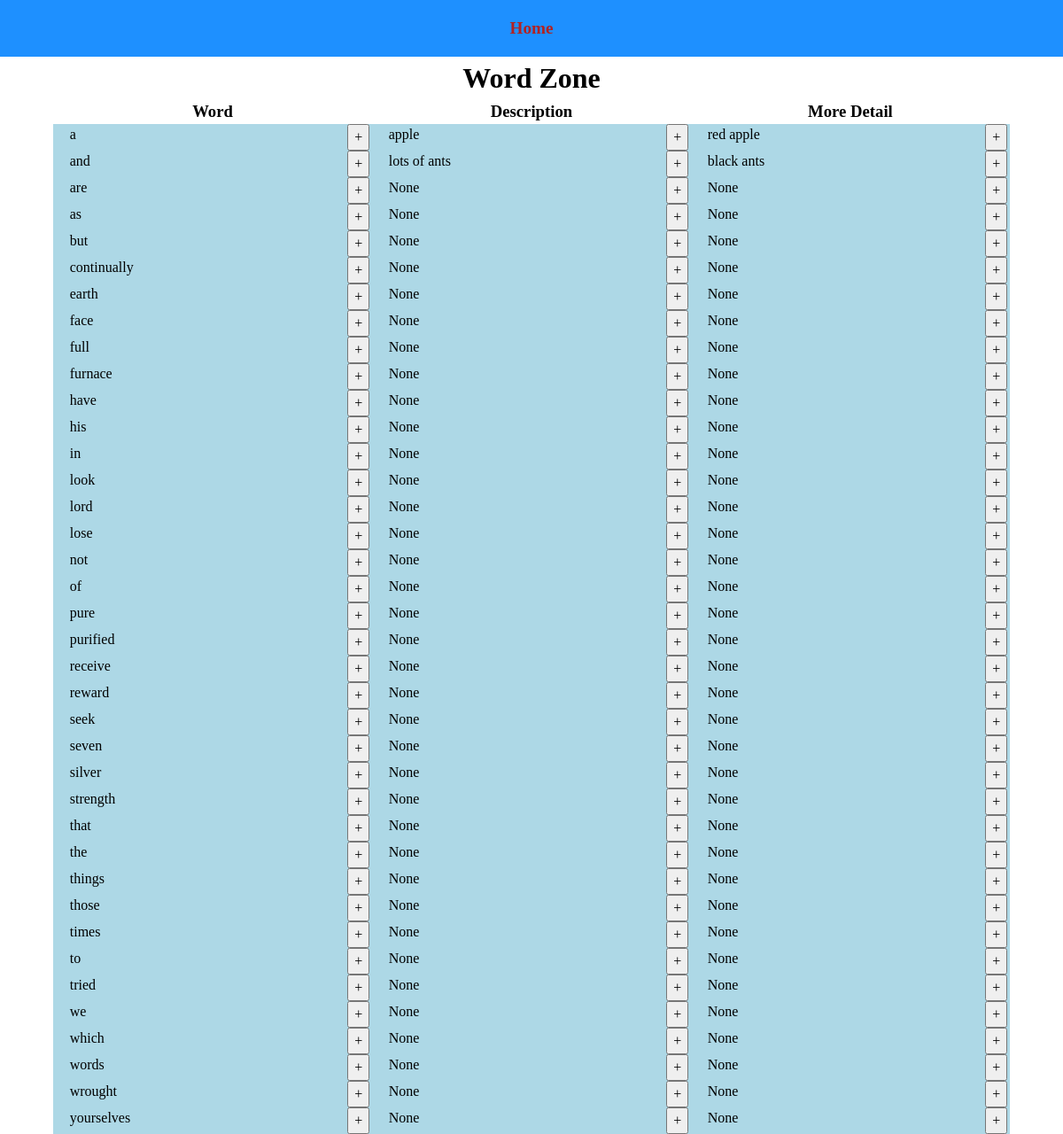
Screenshot of /mp/word with the database file from the repository.
### mp/models.py (models this page shows, shortened)
class Word(models.Model):
    name = models.CharField(max_length=100, blank=True, null=True)
    description = models.CharField(max_length=500, blank=True, null=True)
    detailed = models.CharField(max_length=500, blank=True, null=True)
    updated = models.DateTimeField(default=timezone.now())
    created = models.DateTimeField(auto_now_add=True)
    class Meta:
        ordering = ['name']

### mp/views.py (the view)
# urls.py: path('word', word, name='mp_word'),
def word(request):
    words = Word.objects.all()
    form = WordForm()
    context = {'words': words, 'form': form,}
    response = render(request, 'mp/mp_word.html', context)
    return response

### mp/templates/mp/mp_word.html (shortened to what this page needs)
{% extends 'basic1.html' %}
{% load static %}
{% block title %}
<link rel="stylesheet" href="{% static 'mp/mp_word.css' %}">
{% endblock title %}
{% block content %}
<h1>Word Zone</h1>
<div class="word_zone">
    <div class="container">
        <div class="word_place">
            <div class="word_title_place">
                <h3>Word</h3>
                <h3>Description</h3>
                <h3>More Detail</h3>
            </div>
            {% for word in words %}
            <div class="word_area">
                <form class="form" action="" method="POST">
                    <div class="word guide">
                        <p>{{word.name}}</p>
                        <button class='btn' name='word'>+</button>
                    </div>
                    <div class="description guide">
                        <p>{{word.description}}</p>
                        <button class="btn" name="description"> +</button>
                    </div>
                    <div class="detailed guide">
                        <p>{{word.detailed}}</p>
                        <button class="btn" name="detailed"> + </button>
                    </div>
                </form>
            </div>
            {% endfor %}
        </div>
    </div>
</div>
{% endblock content %}

### base/templates/basic1.html (shortened to what this page needs)
<!DOCTYPE html>
{% load static %}
<html lang="en">
<head>
<link rel="stylesheet" href="{% static 'basic1.css' %}">
<link rel="stylesheet" href="{% static 'basic2.css' %}">
  {% block title %}
  {% endblock title %}
</head>
<body>
  <header>
    <div class="header_area">
      <a href="{% url 'home' %}" class="header_link">
        Home
      </a>
    </div>
  </header>
  {% block content %}
  {% endblock content %}
</body>
</html>

### base/static/basic1.css (style rules this page uses)
*, *::before, *::after { box-sizing: border-box; }
body, h1, h2, h3, h4, p, figure, blockquote, dl, dd { margin: 0; }
body { min-height: 100vh; text-rendering: optimizeSpeed; line-height: 1.5; }
input, button, textarea, select { font: inherit; }
:root { --bg1: #1E90FF; --bg2: #00FFFF; --bg3: #6495ED; --link-l: #B22222; --link-h: #FF0000; --link-a: #8B0000; --link-a-bg: #F08080; }
a:link, a:visited { color: var(--link-l); text-decoration: none; }
.header_area { text-align: center; background-color: var(--bg1); padding: 1.1rem; }
.header_link { font-size: 1.2rem; font-weight: 900; padding: 0.5rem; }
.container { margin-left: auto; margin-right: auto; width: 90%; }

### mp/static/mp/mp_word.css (style rules this page uses)
h1 { text-align: center; }
.form { display: flex; flex-wrap: wrap; flex-direction: row; background-color: lightblue; }
.word_title_place { display: flex; flex-direction: row; flex-wrap: wrap; }
.word_title_place > * { flex-basis: 33.3333%; display: flex; justify-content: center; align-items: center; }
.form > * { flex-basis: 33.3333% }
.guide { display: flex; flex-direction: row; flex-wrap: wrap; justify-content: space-around; }
.guide p { padding-left: 1rem; flex-basis: 90%; }

### rows the page displays
Word: name "a", description "apple", detailed "red apple"
Word: name "and", description "lots of ants", detailed "black ants"
Word: name "are", description "None", detailed "None"
Word: name "as", description "None", detailed "None"
Word: name "but", description "None", detailed "None"
Word: name "continually", description "None", detailed "None"
Word: name "earth", description "None", detailed "None"
Word: name "face", description "None", detailed "None"
Word: name "full", description "None", detailed "None"
Word: name "furnace", description "None", detailed "None"
Word: name "have", description "None", detailed "None"
Word: name "his", description "None", detailed "None"
Word: name "in", description "None", detailed "None"
Word: name "look", description "None", detailed "None"
Word: name "lord", description "None", detailed "None"
Word: name "lose", description "None", detailed "None"
Word: name "not", description "None", detailed "None"
Word: name "of", description "None", detailed "None"
Word: name "pure", description "None", detailed "None"
Word: name "purified", description "None", detailed "None"
Word: name "receive", description "None", detailed "None"
Word: name "reward", description "None", detailed "None"
Word: name "seek", description "None", detailed "None"
Word: name "seven", description "None", detailed "None"
Word: name "silver", description "None", detailed "None"
Word: name "strength", description "None", detailed "None"
Word: name "that", description "None", detailed "None"
Word: name "the", description "None", detailed "None"
Word: name "things", description "None", detailed "None"
Word: name "those", description "None", detailed "None"
Word: name "times", description "None", detailed "None"
Word: name "to", description "None", detailed "None"
Word: name "tried", description "None", detailed "None"
Word: name "we", description "None", detailed "None"
Word: name "which", description "None", detailed "None"
Word: name "words", description "None", detailed "None"
Word: name "wrought", description "None", detailed "None"
Word: name "yourselves", description "None", detailed "None"
